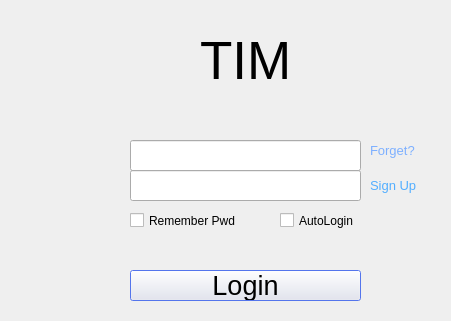
<?xml version="1.0" encoding="UTF-8"?>
<ui version="4.0">
 <class>Dialog</class>
 <widget class="QDialog" name="Dialog">
  <property name="enabled">
   <bool>true</bool>
  </property>
  <property name="windowTitle">
   <string>Login Dialog</string>
  </property>
  <property name="windowIcon">
   <iconset resource="icons.qrc">
    <normaloff>:/loginIcon/QQScLauncher.exe(129).ico</normaloff>:/loginIcon/QQScLauncher.exe(129).ico</iconset>
  </property>
  <property name="windowOpacity">
   <double>4.000000000000000</double>
  </property>
  <property name="styleSheet">
   <string notr="true"/>
  </property>
  <property name="modal">
   <bool>false</bool>
  </property>
  <widget class="QPushButton" name="login">
   <property name="geometry">
    <rect>
     <x>130</x>
     <y>270</y>
     <width>231</width>
     <height>31</height>
    </rect>
   </property>
   <property name="font">
    <font>
     <family>Ubuntu</family>
     <pointsize>20</pointsize>
    </font>
   </property>
   <property name="styleSheet">
    <string notr="true">selection-color: rgb(108, 142, 255);
selection-background-color: rgb(52, 96, 255);</string>
   </property>
   <property name="text">
    <string>Login</string>
   </property>
  </widget>
  <widget class="QLabel" name="label">
   <property name="geometry">
    <rect>
     <x>110</x>
     <y>30</y>
     <width>101</width>
     <height>61</height>
    </rect>
   </property>
   <property name="styleSheet">
    <string notr="true">image: url(:/loginIcon/QQScLauncher.exe(129).png);
font: 28pt &quot;Ubuntu&quot; ;
</string>
   </property>
   <property name="text">
    <string/>
   </property>
  </widget>
  <widget class="QLabel" name="headIcon">
   <property name="geometry">
    <rect>
     <x>20</x>
     <y>140</y>
     <width>91</width>
     <height>91</height>
    </rect>
   </property>
   <property name="styleSheet">
    <string notr="true">image: url(:/loginIcon/picHead.jpeg);</string>
   </property>
   <property name="text">
    <string/>
   </property>
  </widget>
  <widget class="QLabel" name="label_3">
   <property name="geometry">
    <rect>
     <x>200</x>
     <y>20</y>
     <width>111</width>
     <height>81</height>
    </rect>
   </property>
   <property name="font">
    <font>
     <family>Ubuntu</family>
     <pointsize>40</pointsize>
    </font>
   </property>
   <property name="styleSheet">
    <string notr="true"/>
   </property>
   <property name="text">
    <string>TIM</string>
   </property>
  </widget>
  <widget class="QCheckBox" name="RememberPass">
   <property name="geometry">
    <rect>
     <x>130</x>
     <y>210</y>
     <width>127</width>
     <height>21</height>
    </rect>
   </property>
   <property name="font">
    <font>
     <family>Ubuntu</family>
    </font>
   </property>
   <property name="text">
    <string>Remember Pwd</string>
   </property>
  </widget>
  <widget class="QCheckBox" name="AutoLogin">
   <property name="geometry">
    <rect>
     <x>280</x>
     <y>210</y>
     <width>91</width>
     <height>21</height>
    </rect>
   </property>
   <property name="font">
    <font>
     <family>Ubuntu</family>
    </font>
   </property>
   <property name="text">
    <string>AutoLogin</string>
   </property>
  </widget>
  <widget class="QLabel" name="forgetLabel">
   <property name="enabled">
    <bool>true</bool>
   </property>
   <property name="geometry">
    <rect>
     <x>370</x>
     <y>130</y>
     <width>59</width>
     <height>42</height>
    </rect>
   </property>
   <property name="font">
    <font>
     <family>Ubuntu</family>
     <pointsize>10</pointsize>
    </font>
   </property>
   <property name="cursor">
    <cursorShape>PointingHandCursor</cursorShape>
   </property>
   <property name="mouseTracking">
    <bool>true</bool>
   </property>
   <property name="focusPolicy">
    <enum>Qt::ClickFocus</enum>
   </property>
   <property name="acceptDrops">
    <bool>false</bool>
   </property>
   <property name="layoutDirection">
    <enum>Qt::LeftToRight</enum>
   </property>
   <property name="autoFillBackground">
    <bool>true</bool>
   </property>
   <property name="styleSheet">
    <string notr="true">color: rgb(126, 176, 255);</string>
   </property>
   <property name="text">
    <string>Forget?</string>
   </property>
   <property name="textFormat">
    <enum>Qt::RichText</enum>
   </property>
  </widget>
  <widget class="QLabel" name="signupLabel">
   <property name="geometry">
    <rect>
     <x>370</x>
     <y>170</y>
     <width>61</width>
     <height>31</height>
    </rect>
   </property>
   <property name="font">
    <font>
     <family>Ubuntu</family>
     <pointsize>10</pointsize>
    </font>
   </property>
   <property name="cursor">
    <cursorShape>PointingHandCursor</cursorShape>
   </property>
   <property name="styleSheet">
    <string notr="true">color: rgb(82, 174, 255);</string>
   </property>
   <property name="text">
    <string>Sign Up</string>
   </property>
  </widget>
  <widget class="QLineEdit" name="Account">
   <property name="geometry">
    <rect>
     <x>130</x>
     <y>140</y>
     <width>231</width>
     <height>31</height>
    </rect>
   </property>
  </widget>
  <widget class="QLineEdit" name="Password">
   <property name="geometry">
    <rect>
     <x>130</x>
     <y>170</y>
     <width>231</width>
     <height>31</height>
    </rect>
   </property>
  </widget>
  <zorder>login</zorder>
  <zorder>layoutWidget</zorder>
  <zorder>layoutWidget</zorder>
  <zorder>headIcon</zorder>
  <zorder>label</zorder>
  <zorder>label_3</zorder>
  <zorder>RememberPass</zorder>
  <zorder>AutoLogin</zorder>
  <zorder>forgetLabel</zorder>
  <zorder>signupLabel</zorder>
  <zorder>Account</zorder>
  <zorder>Password</zorder>
 </widget>
 <resources>
  <include location="icons.qrc"/>
 </resources>
 <connections/>
</ui>
